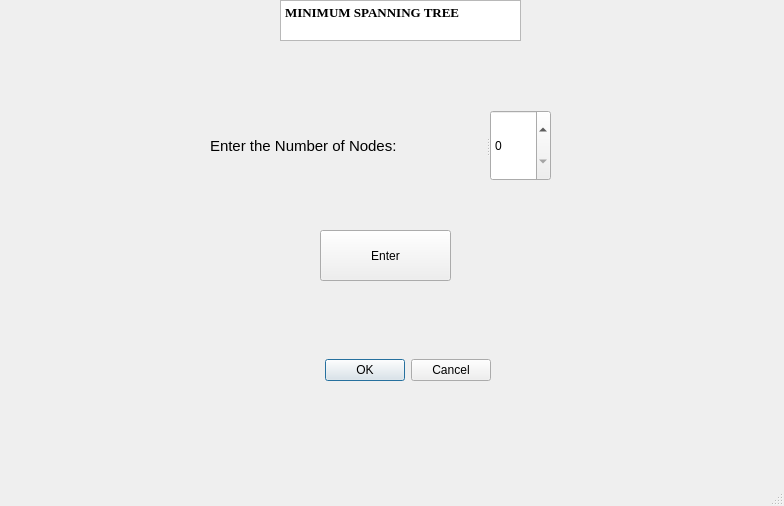
<?xml version="1.0" encoding="UTF-8"?>
<ui version="4.0">
 <class>MainWindow</class>
 <widget class="QMainWindow" name="MainWindow">
  <property name="geometry">
   <rect>
    <x>0</x>
    <y>0</y>
    <width>784</width>
    <height>506</height>
   </rect>
  </property>
  <property name="windowTitle">
   <string>MainWindow</string>
  </property>
  <widget class="QWidget" name="centralwidget">
   <widget class="QPlainTextEdit" name="plainTextEdit">
    <property name="geometry">
     <rect>
      <x>280</x>
      <y>0</y>
      <width>241</width>
      <height>41</height>
     </rect>
    </property>
    <property name="font">
     <font>
      <family>Times New Roman</family>
      <pointsize>10</pointsize>
      <weight>75</weight>
      <bold>true</bold>
     </font>
    </property>
    <property name="plainText">
     <string>MINIMUM SPANNING TREE</string>
    </property>
   </widget>
   <widget class="QPushButton" name="pushButton">
    <property name="geometry">
     <rect>
      <x>320</x>
      <y>230</y>
      <width>131</width>
      <height>51</height>
     </rect>
    </property>
    <property name="text">
     <string>Enter</string>
    </property>
   </widget>
   <widget class="QDialogButtonBox" name="GoNext">
    <property name="geometry">
     <rect>
      <x>260</x>
      <y>350</y>
      <width>231</width>
      <height>41</height>
     </rect>
    </property>
    <property name="orientation">
     <enum>Qt::Horizontal</enum>
    </property>
    <property name="standardButtons">
     <set>QDialogButtonBox::Cancel|QDialogButtonBox::Ok</set>
    </property>
   </widget>
   <widget class="QSplitter" name="splitter">
    <property name="geometry">
     <rect>
      <x>210</x>
      <y>110</y>
      <width>341</width>
      <height>71</height>
     </rect>
    </property>
    <property name="orientation">
     <enum>Qt::Horizontal</enum>
    </property>
    <widget class="QLabel" name="label">
     <property name="font">
      <font>
       <pointsize>11</pointsize>
      </font>
     </property>
     <property name="text">
      <string>Enter the Number of Nodes:</string>
     </property>
    </widget>
    <widget class="QSpinBox" name="spinBox"/>
   </widget>
  </widget>
  <widget class="QMenuBar" name="menubar">
   <property name="geometry">
    <rect>
     <x>0</x>
     <y>0</y>
     <width>784</width>
     <height>26</height>
    </rect>
   </property>
  </widget>
  <widget class="QStatusBar" name="statusbar"/>
 </widget>
 <resources/>
 <connections/>
</ui>
